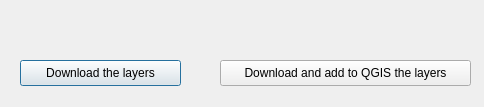
<?xml version="1.0" encoding="UTF-8"?>
<ui version="4.0">
 <class>GeoserverQGIS</class>
 <widget class="QDialog" name="GeoserverQGIS">
  <property name="geometry">
   <rect>
    <x>0</x>
    <y>0</y>
    <width>484</width>
    <height>107</height>
   </rect>
  </property>
  <property name="windowTitle">
   <string>GeoserverQGIS</string>
  </property>
  <widget class="QPushButton" name="pbnDownload">
   <property name="geometry">
    <rect>
     <x>20</x>
     <y>60</y>
     <width>161</width>
     <height>26</height>
    </rect>
   </property>
   <property name="text">
    <string>Download the layers</string>
   </property>
  </widget>
  <widget class="QPushButton" name="pbnDownloadAdd">
   <property name="geometry">
    <rect>
     <x>220</x>
     <y>60</y>
     <width>251</width>
     <height>26</height>
    </rect>
   </property>
   <property name="text">
    <string>Download and add to QGIS the layers</string>
   </property>
  </widget>
 </widget>
 <resources/>
 <connections/>
</ui>
